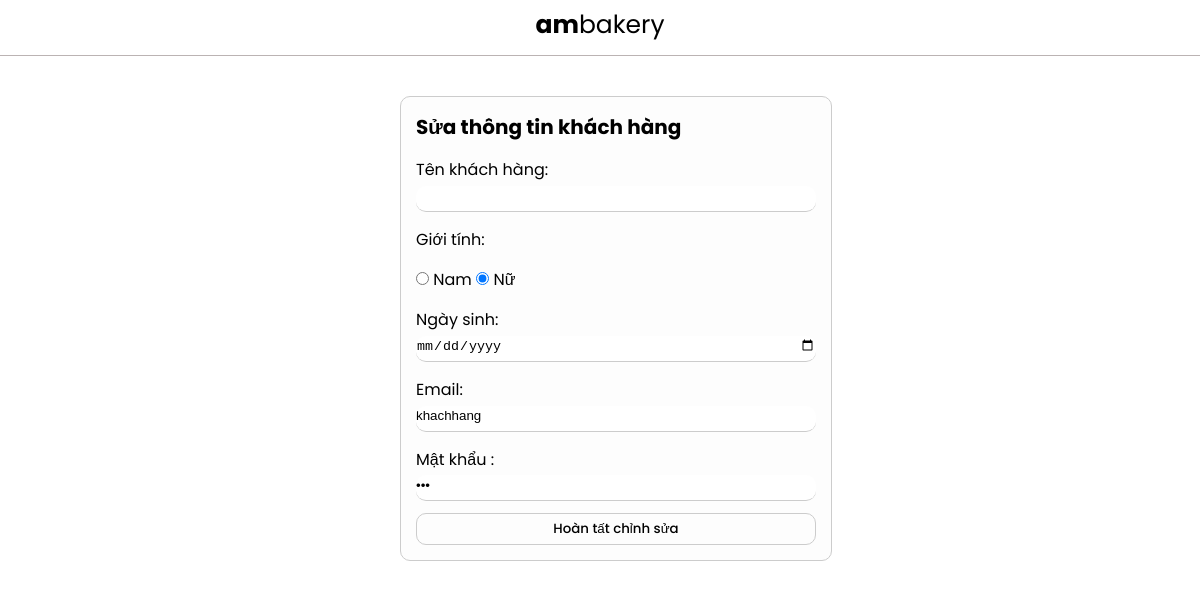
/admin/dashboard_quanly/khachhang/sua_form.php?ma=20, run on an earlier commit of the app's database.
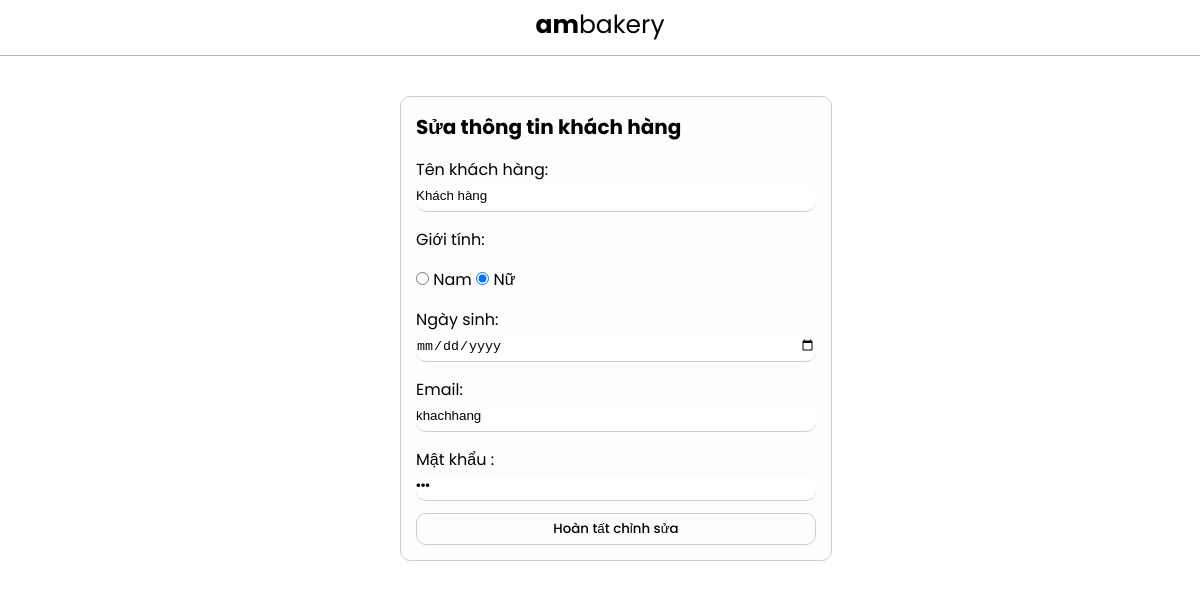
And on a later commit of the database.
### tables this page shows
CREATE TABLE `khach_hang` (
  `ma` int(11) NOT NULL,
  `ten` varchar(100) NOT NULL,
  `gioi_tinh` tinyint(1) NOT NULL,
  `ngay_sinh` date NOT NULL,
  `email` varchar(100) NOT NULL,
  `mat_khau` varchar(50) NOT NULL,
  `cap_do` int(11) NOT NULL
);

### admin/dashboard_quanly/khachhang/sua_form.php (the view, shortened to what this page needs)
<!DOCTYPE html>
<html>
<head>
	<link rel="stylesheet" href="../../css/form.css">
</head>
<body>
	<?php
		$ma = $_GET['ma'];
		include  '../../connect.php' ;
		$sql = "select * from khach_hang where ma = $ma";
		$result= mysqli_query($connect, $sql);
		$khach_hang = mysqli_fetch_array($result);
	?>
	<?php
		include '../header.php';
	 ?>
	<div class="container">
		<form action="sua_process.php" method="POST">
			<div>
				<h1>Sửa thông tin khách hàng</h1>
				<label for="ten">Tên khách hàng: </label>
				<input class="input--form" type="text" name="ten" value="<?php echo $khach_hang['ten'] ?>">
				<br>
				<?php
				$checked = $khach_hang['gioi_tinh'];
				?>
				<label  for="gioi_tinh">Giới tính: </label>
				<input  type="radio" name="gioi_tinh" value="1" <?php if ($checked == '1') {echo "checked";} ?>>
				<label class="label--radio" for="nam">Nam </label>
				<input  type="radio" name="gioi_tinh" value="0" <?php if ($checked == '0') {echo "checked";} ?>>
				<label class="label--radio" for="nu">Nữ </label>
				<br>
				<label for="ngay_sinh">Ngày sinh: </label>
				<input class="input--form" type="date" name="ngay_sinh" value="<?php echo $khach_hang['ngay_sinh'] ?>">
				<br>
				<label for="email">Email: </label>
				<input class="input--form" type="text" name="email" value="<?php echo $khach_hang['email'] ?>">
				<br>
				<label for="mat_khau">Mật khẩu	: </label>
				<input class="input--form" type="password" name="mat_khau" value="<?php echo $khach_hang['mat_khau'] ?>">
				<br>
				 <input type="submit" id="btn" value="Hoàn tất chỉnh sửa">
			</div>
		</form>
	</div>
</body>
</html>

What changed in the data, as far as the page shows it:
changed khach_hang "khachhang": ten (not shown) → "Khách hàng"
